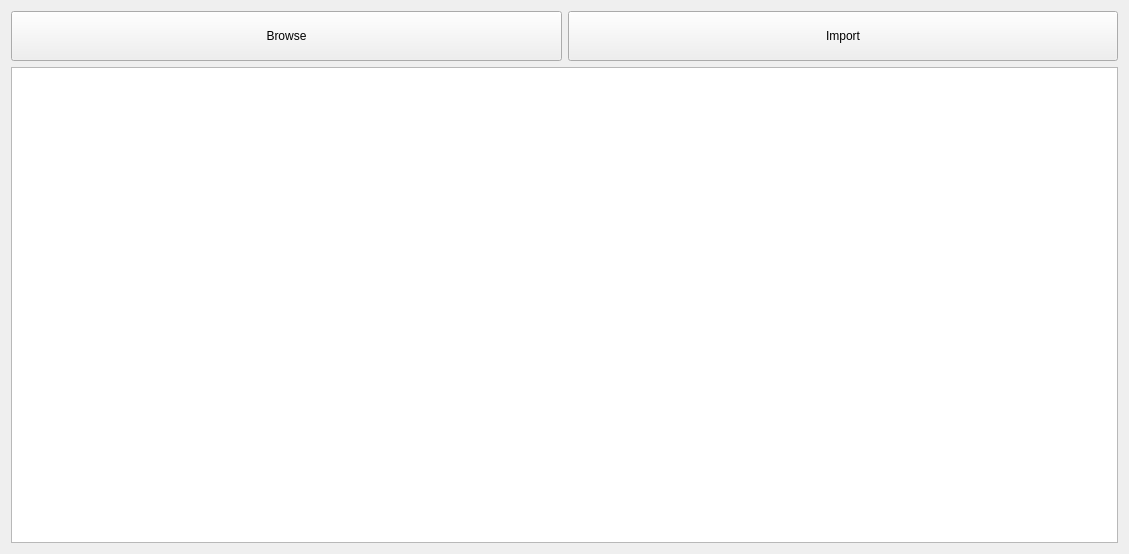
<?xml version="1.0" encoding="UTF-8"?>
<ui version="4.0">
 <class>import_view_ui</class>
 <widget class="QWidget" name="import_view_ui">
  <property name="geometry">
   <rect>
    <x>0</x>
    <y>0</y>
    <width>1129</width>
    <height>554</height>
   </rect>
  </property>
  <property name="windowTitle">
   <string>Form</string>
  </property>
  <layout class="QHBoxLayout" name="horizontalLayout_2">
   <item>
    <layout class="QVBoxLayout" name="verticalLayout">
     <item>
      <layout class="QHBoxLayout" name="horizontalLayout">
       <item>
        <widget class="QPushButton" name="btn_browse">
         <property name="minimumSize">
          <size>
           <width>0</width>
           <height>50</height>
          </size>
         </property>
         <property name="text">
          <string>Browse</string>
         </property>
        </widget>
       </item>
       <item>
        <widget class="QPushButton" name="btn_import">
         <property name="minimumSize">
          <size>
           <width>0</width>
           <height>50</height>
          </size>
         </property>
         <property name="text">
          <string>Import</string>
         </property>
        </widget>
       </item>
      </layout>
     </item>
     <item>
      <widget class="QTextBrowser" name="textBrowser">
       <property name="html">
        <string>&lt;!DOCTYPE HTML PUBLIC &quot;-//W3C//DTD HTML 4.0//EN&quot; &quot;http://www.w3.org/TR/REC-html40/strict.dtd&quot;&gt;
&lt;html&gt;&lt;head&gt;&lt;meta name=&quot;qrichtext&quot; content=&quot;1&quot; /&gt;&lt;style type=&quot;text/css&quot;&gt;
p, li { white-space: pre-wrap; }
&lt;/style&gt;&lt;/head&gt;&lt;body style=&quot; font-family:'MS Shell Dlg 2'; font-size:8.25pt; font-weight:400; font-style:normal;&quot;&gt;
&lt;p style=&quot;-qt-paragraph-type:empty; margin-top:0px; margin-bottom:0px; margin-left:0px; margin-right:0px; -qt-block-indent:0; text-indent:0px; font-size:8pt;&quot;&gt;&lt;br /&gt;&lt;/p&gt;&lt;/body&gt;&lt;/html&gt;</string>
       </property>
      </widget>
     </item>
    </layout>
   </item>
  </layout>
 </widget>
 <resources/>
 <connections/>
</ui>
